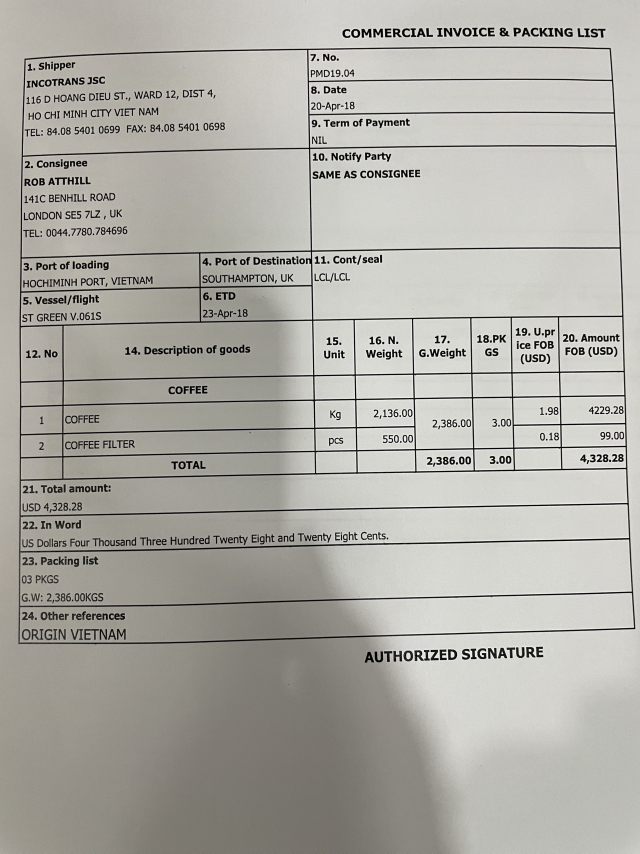
#> input picture pythonProjectOCR8/images2/1.jpg, 1920 x 2560 px (shown at 1/3 size); its folder holds only this picture in this run
$ python OCR_RECO.py
#> lines starting #> are read from the running program, lines starting #| are printed output that depends on the picture
### pythonProjectOCR8/Preprocess.py
# Preprocess.py

import cv2
import numpy as np
import math


# Các giá trị trong tiền xử lí Preprocess  ######################################################################
GAUSSIAN_SMOOTH_FILTER_SIZE = (5, 5)
ADAPTIVE_THRESH_BLOCK_SIZE = 19
ADAPTIVE_THRESH_WEIGHT = 9

###################################################################################################

# [7 lines left out: function preprocessing, not called in this run]

def preprocess(imgOriginal):
    imgGrayscale = extractValue(imgOriginal)

    imgMaxContrastGrayscale = maximizeContrast(imgGrayscale)

    height, width = imgGrayscale.shape

    imgBlurred = np.zeros((height, width, 1), np.uint8)
#   Giảm nhiễu bằng cách làm mịn hình ảnh có thể giúp OCR phát hiện văn bản chính xác hơn:
    imgBlurred = cv2.GaussianBlur(
        imgMaxContrastGrayscale, GAUSSIAN_SMOOTH_FILTER_SIZE,0)

#Thresholding giúp tách biệt rõ ràng các vùng chứa văn bản và phông nền:
    imgThresh = cv2.adaptiveThreshold(imgBlurred, 255.0, cv2.ADAPTIVE_THRESH_GAUSSIAN_C,
                                      cv2.THRESH_BINARY_INV, ADAPTIVE_THRESH_BLOCK_SIZE, ADAPTIVE_THRESH_WEIGHT)
    # Nếu cần, tăng kích thước ảnh
    height, width = imgThresh.shape[:2]
    if height < 1000 and width < 1000:
        imgGrayscale = cv2.resize(imgThresh, (width * 2, height * 2))
        imgThresh = cv2.resize(imgThresh, (width * 2, height * 2))
    return imgGrayscale, imgThresh
# end function

###################################################################################################


def extractValue(imgOriginal):
    height, width, numChannels = imgOriginal.shape

    imgHSV = np.zeros((height, width, 3), np.uint8)

    imgHSV = cv2.cvtColor(imgOriginal, cv2.COLOR_BGR2HSV)

    imgHue, imgSaturation, imgValue = cv2.split(imgHSV)

    return imgValue
# end function

###################################################################################################


def maximizeContrast(imgGrayscale):

    height, width = imgGrayscale.shape

    imgTopHat = np.zeros((height, width, 1), np.uint8)
    imgBlackHat = np.zeros((height, width, 1), np.uint8)

    structuringElement = cv2.getStructuringElement(cv2.MORPH_RECT, (3, 3))

    imgTopHat = cv2.morphologyEx(
        imgGrayscale, cv2.MORPH_TOPHAT, structuringElement)
    imgBlackHat = cv2.morphologyEx(
        imgGrayscale, cv2.MORPH_BLACKHAT, structuringElement)

    imgGrayscalePlusTopHat = cv2.add(imgGrayscale, imgTopHat)
    imgGrayscalePlusTopHatMinusBlackHat = cv2.subtract(
        imgGrayscalePlusTopHat, imgBlackHat)

    return imgGrayscalePlusTopHatMinusBlackHat
################################################################################################
# end function

### pythonProjectOCR8/OCR_RECO.py
# OCR_RECO.py

import os
os.environ["KMP_DUPLICATE_LIB_OK"] = "TRUE"
import json
import cv2 as cv
import numpy as np
from typing import List
from paddleocr import PaddleOCR, draw_ocr
from Preprocess import preprocess  # Import preprocess function
from itertools import zip_longest  # For safe unpacking


def main() -> None:
    # Define output folder for OCR results
    ocr_save_path = "ocr_output1"
    os.makedirs(ocr_save_path, exist_ok=True)

    # Define accepted image extensions
    ext = ("jpg", "jpeg", "png")

    # Load images from the "images" folder
    img_dir = "images2"
    img_lst: List[str] = [os.path.join(img_dir, item) for item in os.listdir(img_dir) if item.endswith(ext)]

    if not img_lst:
        print("No images found in the specified directory.")
        return

    # Load and preprocess images
    img_lst_data: List[np.ndarray] = []
    for img_path in img_lst:
        img = cv.imread(img_path, cv.IMREAD_COLOR)
#> img is the input picture: shape (2560, 1920, 3); mean B, G, R 166.5, 172.9, 174.5
        if img is None:
            print(f"Failed to load image: {img_path}")
        else:
            img_lst_data.append(img)

    if not img_lst_data:
        print("No valid images to process.")
        return

    # Apply preprocessing to each image
    preprocessed_images = []
    for img in img_lst_data:
        try:
            _, preprocessed_img = preprocess(img)  # Preprocess and take the thresholded image
            preprocessed_images.append(preprocessed_img)
        except Exception as e:
            print(f"Preprocessing failed: {e}")
#> this loop made 1 pass
#> pass 1, in extractValue, `imgHue, imgSaturation, imgValue = cv2.split(imgHSV)`:
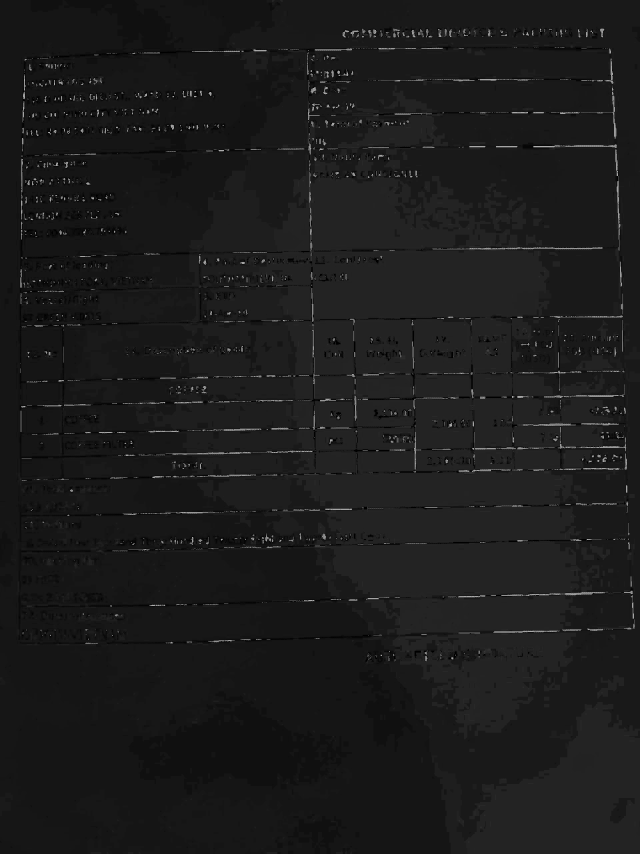
#> imgHue: shape (2560, 1920) (shown at 1/3 size); min 0, max 177, mean 27.2
#> pass 1, in extractValue, `imgHue, imgSaturation, imgValue = cv2.split(imgHSV)`:
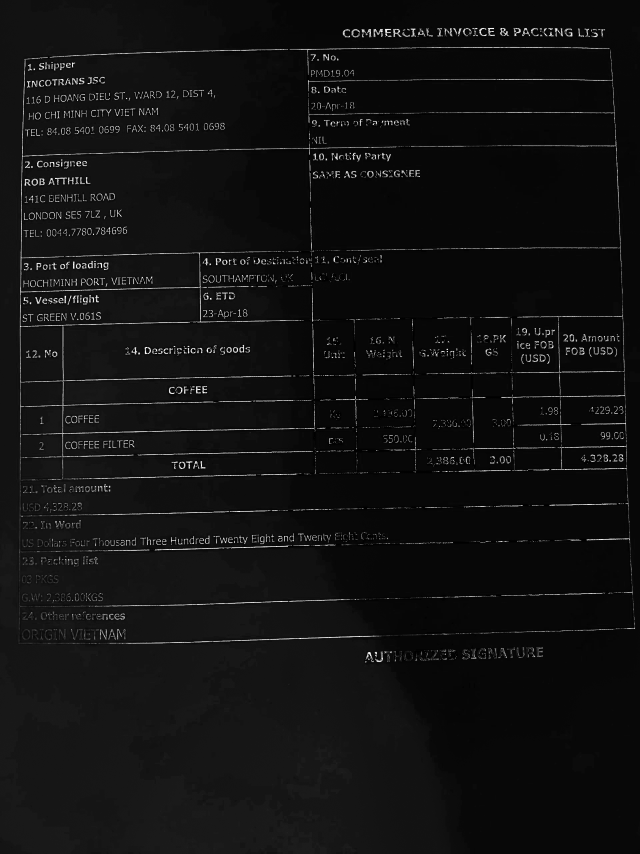
#> imgSaturation: shape (2560, 1920) (shown at 1/3 size); min 0, max 255, mean 17.2
#> after the loop, preprocessed_images = 1 item

    # Initialize PaddleOCR
    paddleOCR = PaddleOCR( lang="en",  # English language model
    use_angle_cls=True,  # Enable angle classification for rotated text
    show_log=True,  # Disable detailed logging for better performance
    det_db_thresh=0.5,  # Higher sensitivity for detecting text
    det_db_unclip_ratio=1.7,  # Adjust bounding box size for better text capture
    drop_score=0.1,  # Filter out low-confidence text recognition results
    max_batch_size=0.3,  # Use smaller batch size to avoid memory issues
    gpu_mem=1000,  # Increase GPU memory limit for better performance
    total_process_num=8,  # Use 8 subprocesses for better resource management
    use_cuda = True,
    use_gpu = True
                          )

    # Iterate through the images and apply OCR
    for i, img_path in enumerate(img_lst):
        img_data = preprocessed_images[i]

        # Perform OCR
        result = paddleOCR.ocr(img_data)

        if result and len(result) > 0 and result[0]:
            # Unpack bounding boxes and text confidences, handle potential length mismatch
            try:
                bboxes, text_confs = zip_longest(*result[0], fillvalue=None)
                texts, confs = zip(*text_confs)
                texts = list(texts)
                confs = list(map(float, confs))

                # Save OCR image with bounding boxes and confidence scores
                ocr_img = draw_ocr(
                    img_data, bboxes, txts=None, scores=confs, drop_score=0.5)
                ocr_img = cv.cvtColor(ocr_img, cv.COLOR_GRAY2BGR)
                cv.imwrite(os.path.join(ocr_save_path, f"{i}.jpg"), ocr_img)

                # Prepare OCR results for saving
                ocr_result = {
                    "image_index": i,
                    "texts": texts,
                    "confidences": confs,
                    "bounding_boxes": bboxes
                }

                # Save each image's OCR results to a separate JSON file
                img_filename = os.path.splitext(os.path.basename(img_path))[0]
                json_output_path = os.path.join(ocr_save_path, f"{img_filename}.json")
                with open(json_output_path, "w") as json_file:
                    json.dump(ocr_result, json_file, indent=4)

                print(f"Processed image {i}: {img_filename}")
                print("\n")
                print(texts)
            except Exception as e:
                print(f"Failed to process OCR for image {i}: {img_path}. Error: {e}")
        else:
            print(f"No text found for image {i}: {os.path.basename(img_path)}")

    return None


if __name__ == '__main__':
    main()
#> (the call stopped at in main, `paddleOCR = PaddleOCR( lang="en",`: paddleocr is not available in this run)

$ run again, on pythonProjectOCR8/images2/14.jpg
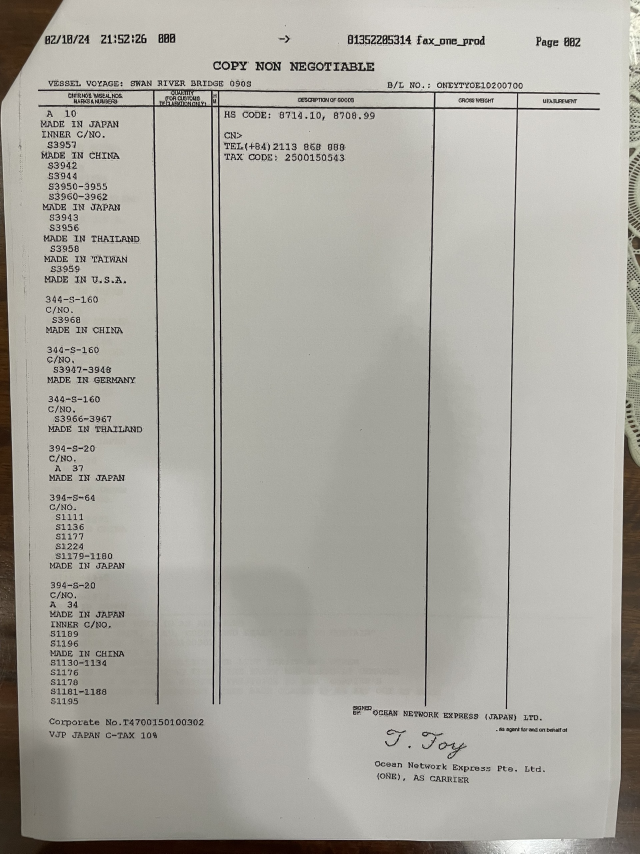
#> input picture pythonProjectOCR8/images2/14.jpg, 1920 x 2560 px (shown at 1/3 size)
#> in main, img is the input picture: shape (2560, 1920, 3); mean B, G, R 162.1, 169.5, 171.6
#> the loop in main, `for img in img_lst_data:` made 1 pass
#> pass 1, in extractValue, `imgHue, imgSaturation, imgValue = cv2.split(imgHSV)`:
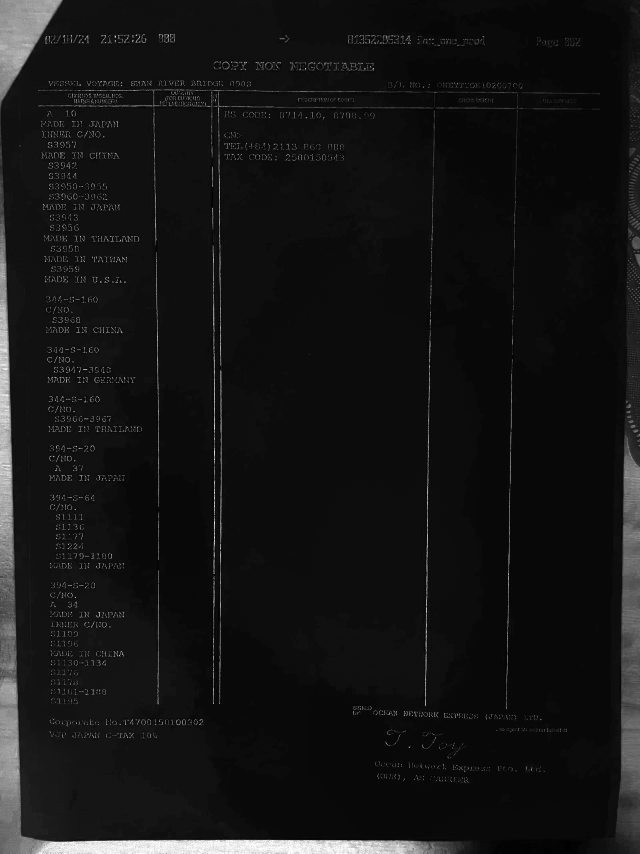
#> imgSaturation: shape (2560, 1920) (shown at 1/3 size); min 0, max 255, mean 20.3
#> pass 1, in extractValue, `imgHue, imgSaturation, imgValue = cv2.split(imgHSV)`:
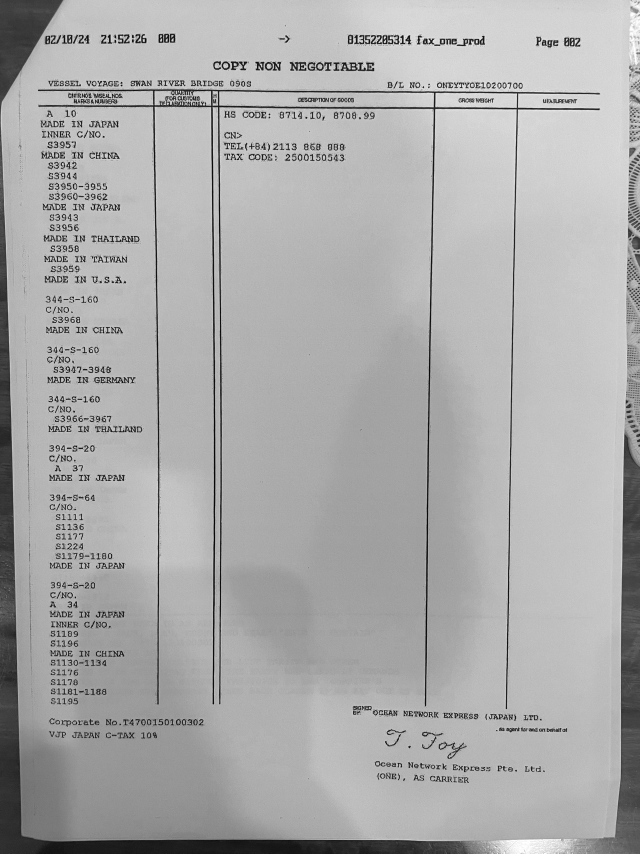
#> imgValue: shape (2560, 1920) (shown at 1/3 size); min 0, max 255, mean 171.6
#> after the loop in main, `for img in img_lst_data:`: preprocessed_images = 1 item

$ run again, on pythonProjectOCR8/images2/15.jpg
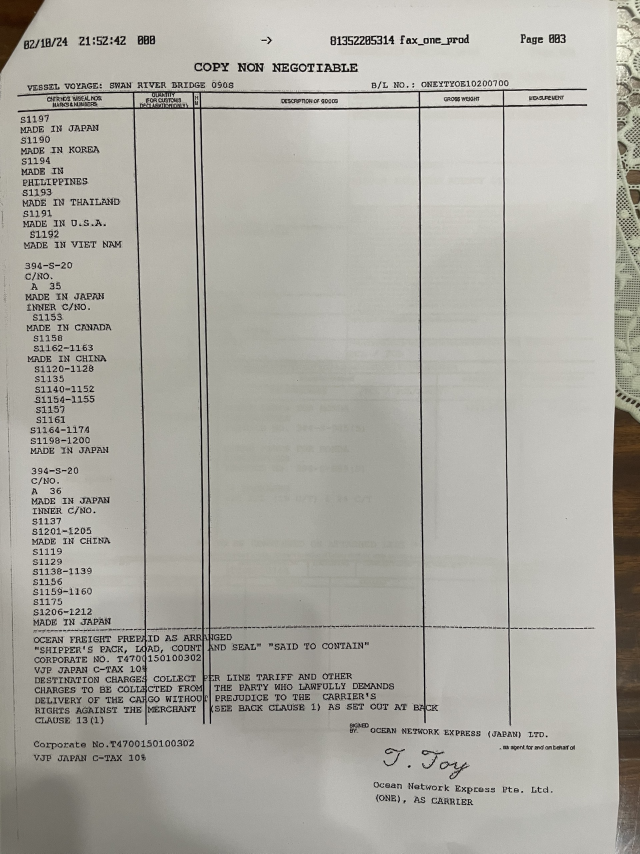
#> input picture pythonProjectOCR8/images2/15.jpg, 1920 x 2560 px (shown at 1/3 size)
#> in main, img is the input picture: shape (2560, 1920, 3); mean B, G, R 163.1, 170.4, 172.4
#> the loop in main, `for img in img_lst_data:` made 1 pass
#> pass 1, in extractValue, `imgHue, imgSaturation, imgValue = cv2.split(imgHSV)`:
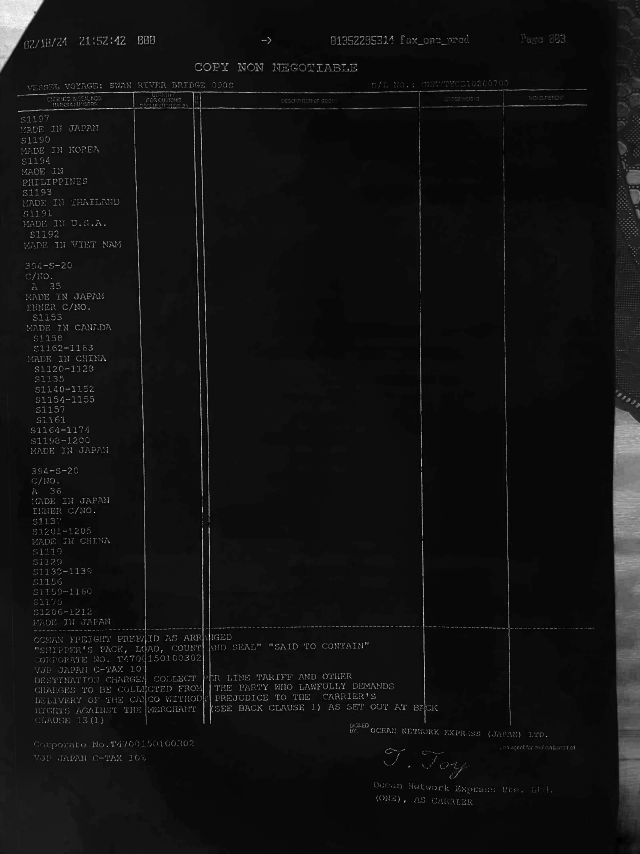
#> imgSaturation: shape (2560, 1920) (shown at 1/3 size); min 0, max 255, mean 18
#> pass 1, in extractValue, `imgHue, imgSaturation, imgValue = cv2.split(imgHSV)`:
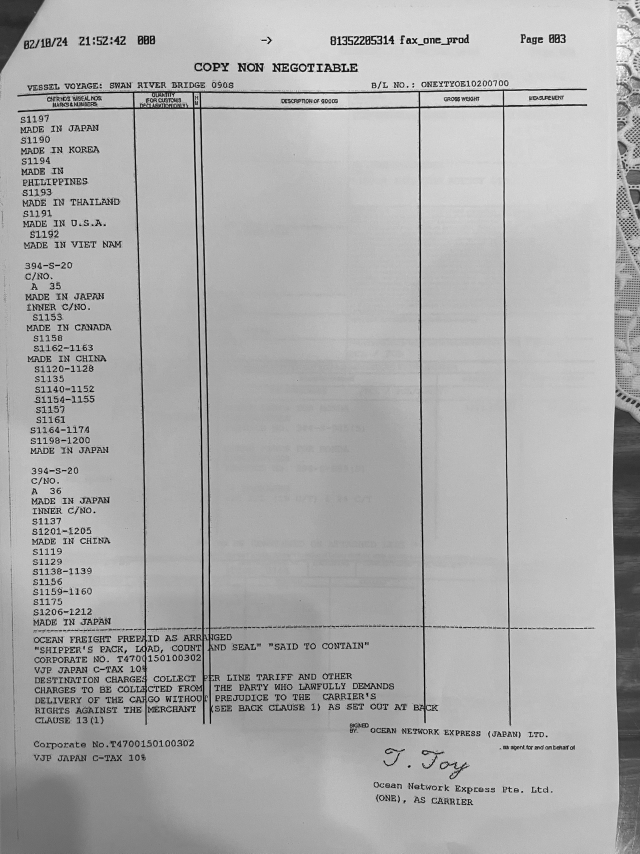
#> imgValue: shape (2560, 1920) (shown at 1/3 size); min 0, max 255, mean 172.4
#> after the loop in main, `for img in img_lst_data:`: preprocessed_images = 1 item
